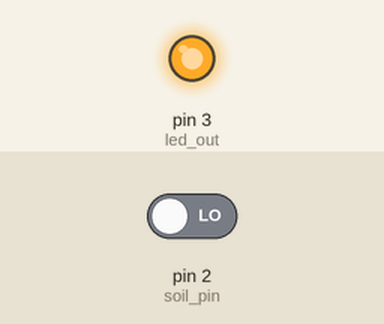
Recording of a sketch running on a simulated Arduino Uno, built with avr-gcc and run on an emulated ATmega328P. Parts: output pins drawn as LEDs (lit = HIGH). Inputs (shaded band) come from the test bench; at power-on: pin 2 (soil_pin) LOW.

Above: at 2.8 s.
2.9 s: pin 2 (soil_pin) driven HIGH
At 3.5 s:
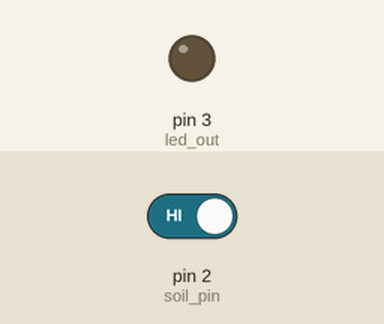
4.5 s: pin 2 (soil_pin) driven LOW
At 5.8 s:
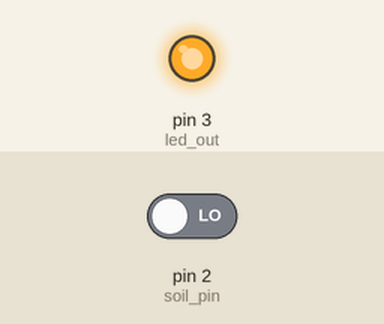
Timing chart, 0 to 7.5 s (numbered marks = the images above; inputs shaded):
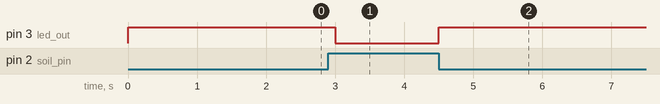

Measured:
- after the input at 2.9 s, pin 3 (led_out): HIGH → LOW after 0.10 s
- after the input at 4.5 s, pin 3 (led_out): LOW → HIGH at once

The sketch:

soil_moisture.ino
```cpp
const int soil_pin=2;
const int led_out=3;

void setup() {
    pinMode(led_out, OUTPUT);
    pinMode(soil_pin, INPUT);
}
void loop() {
  if(digitalRead(soil_pin) == HIGH){
    digitalWrite(led_out, LOW);
  } else {
    digitalWrite(led_out, HIGH);
    delay(1000);
  }
}
```
